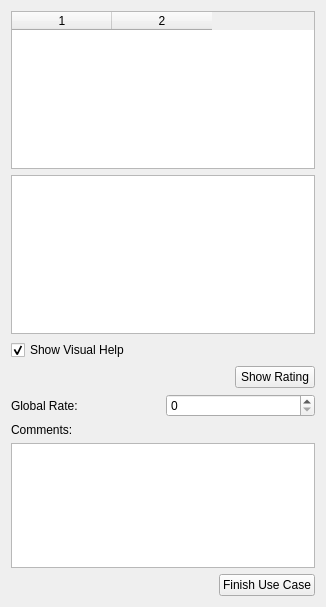
<?xml version="1.0" encoding="UTF-8"?>
<ui version="4.0">
 <class>UseCaseGuide</class>
 <widget class="QWidget" name="UseCaseGuide">
  <property name="geometry">
   <rect>
    <x>0</x>
    <y>0</y>
    <width>326</width>
    <height>607</height>
   </rect>
  </property>
  <property name="windowTitle">
   <string>Use Case Guide</string>
  </property>
  <layout class="QVBoxLayout" name="verticalLayout_3">
   <item>
    <layout class="QVBoxLayout" name="verticalLayout">
     <item>
      <widget class="QTableWidget" name="tableWidget">
       <property name="styleSheet">
        <string notr="true">selection-background-color: rgba(62, 210, 255, 50);
selection-color: rgb(0, 0, 0);</string>
       </property>
       <property name="editTriggers">
        <set>QAbstractItemView::NoEditTriggers</set>
       </property>
       <property name="alternatingRowColors">
        <bool>true</bool>
       </property>
       <property name="selectionMode">
        <enum>QAbstractItemView::SingleSelection</enum>
       </property>
       <property name="selectionBehavior">
        <enum>QAbstractItemView::SelectRows</enum>
       </property>
       <property name="gridStyle">
        <enum>Qt::DashLine</enum>
       </property>
       <property name="columnCount">
        <number>2</number>
       </property>
       <attribute name="verticalHeaderDefaultSectionSize">
        <number>30</number>
       </attribute>
       <attribute name="verticalHeaderDefaultSectionSize">
        <number>30</number>
       </attribute>
       <column/>
       <column/>
      </widget>
     </item>
     <item>
      <widget class="QTextEdit" name="descTextEdit"/>
     </item>
     <item>
      <widget class="QCheckBox" name="helpCheckBox">
       <property name="text">
        <string>Show Visual Help</string>
       </property>
       <property name="checked">
        <bool>true</bool>
       </property>
      </widget>
     </item>
     <item>
      <layout class="QHBoxLayout" name="horizontalLayout">
       <item>
        <spacer name="horizontalSpacer">
         <property name="orientation">
          <enum>Qt::Horizontal</enum>
         </property>
         <property name="sizeHint" stdset="0">
          <size>
           <width>40</width>
           <height>20</height>
          </size>
         </property>
        </spacer>
       </item>
       <item>
        <widget class="QPushButton" name="rateButton">
         <property name="text">
          <string>Show Rating</string>
         </property>
        </widget>
       </item>
      </layout>
     </item>
    </layout>
   </item>
   <item>
    <layout class="QVBoxLayout" name="rateLayer">
     <item>
      <layout class="QHBoxLayout" name="horizontalLayout_3">
       <item>
        <widget class="QLabel" name="globalRateLabel">
         <property name="text">
          <string>Global Rate:</string>
         </property>
        </widget>
       </item>
       <item>
        <widget class="QSpinBox" name="rateSpinBox">
         <property name="maximum">
          <number>10</number>
         </property>
        </widget>
       </item>
      </layout>
     </item>
     <item>
      <widget class="QLabel" name="commentsLabel">
       <property name="text">
        <string>Comments:</string>
       </property>
      </widget>
     </item>
     <item>
      <widget class="QTextEdit" name="commentsEdit"/>
     </item>
    </layout>
   </item>
   <item>
    <layout class="QHBoxLayout" name="horizontalLayout_2">
     <item>
      <spacer name="horizontalSpacer_2">
       <property name="orientation">
        <enum>Qt::Horizontal</enum>
       </property>
       <property name="sizeHint" stdset="0">
        <size>
         <width>40</width>
         <height>20</height>
        </size>
       </property>
      </spacer>
     </item>
     <item>
      <widget class="QPushButton" name="finishButton">
       <property name="text">
        <string>Finish Use Case</string>
       </property>
      </widget>
     </item>
    </layout>
   </item>
  </layout>
 </widget>
 <resources/>
 <connections/>
</ui>
